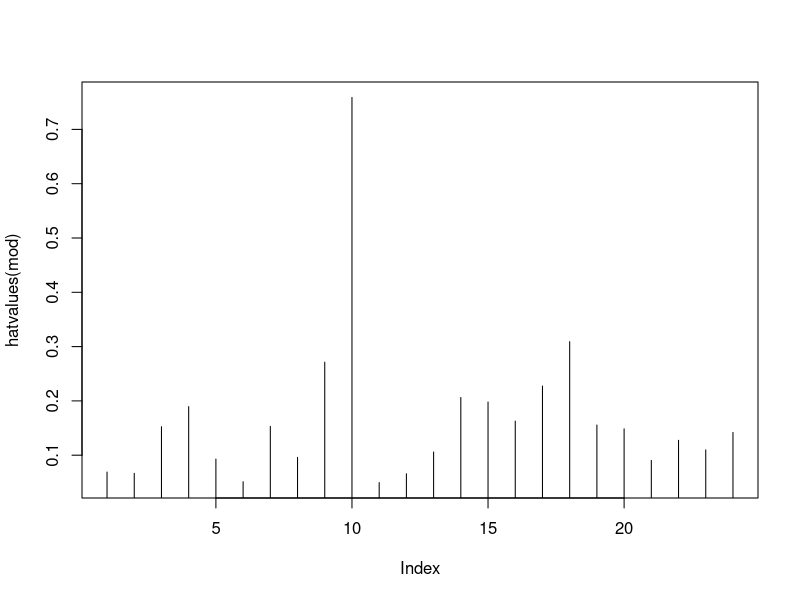
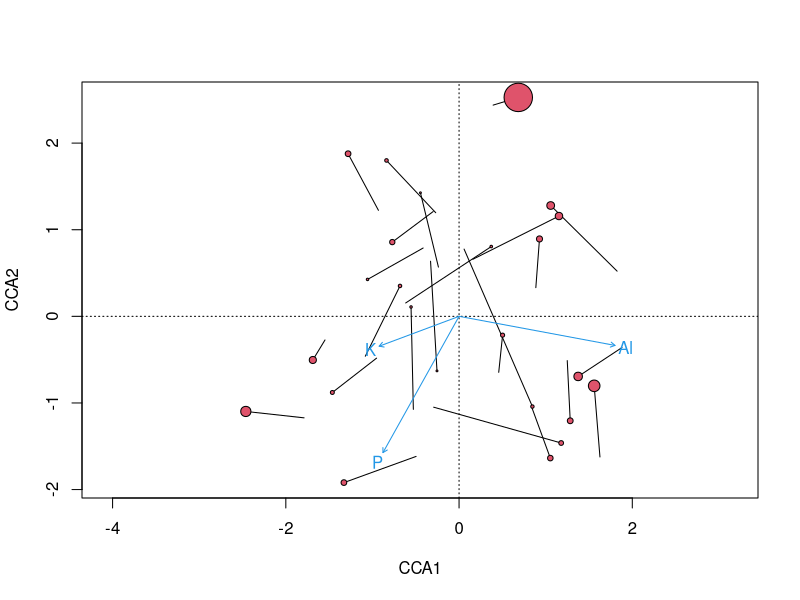

These figures' R source, in order:
getwd()
library(vegan)
library(grid)

# abund_table<-read.csv("./Data/RawData/SPE_pitlatrine.csv",row.names=1,check.names=FALSE)
# #Transpose the data to have sample names on rows
# abund_table<-t(abund_table)

# ### Example 2: Constrained ordination (RDA)
# ## The example uses formula interface to define the model
# data(dune)
# data(dune.env)
# ## No constraints: PCA
# mod0 <- rda(dune ~ 1, dune.env)
# mod0
# plot(mod0)
# ## All environmental variables: Full model
# mod1 <- rda(dune ~ ., dune.env)
# mod1
# plot(mod1)
# ## Automatic selection of variables by permutation P-values
# mod <- ordistep(mod0, scope=formula(mod1))
# mod
# plot(mod)
# ## Permutation test for all variables
# anova(mod)
# ## Permutation test of "type III" effects, or significance when a term
# ## is added to the model after all other terms
# anova(mod, by = "margin")
# ## Plot only sample plots, use different symbols and draw SD ellipses
# ## for Managemenet classes
# plot(mod, display = "sites", type = "n")
# with(dune.env, points(mod, disp = "si", pch = as.numeric(Management)))
# with(dune.env, legend("topleft", levels(Management), pch = 1:4,
#                       title = "Management"))
# with(dune.env, ordiellipse(mod, Management, label = TRUE))
# ## add fitted surface of diversity to the model
# ordisurf(mod, diversity(dune), add = TRUE)

data(varespec, varechem)
mod <- cca(varespec ~ Al + P + K, varechem)
summary(mod)
## leverage
hatvalues(mod)
plot(hatvalues(mod), type = "h")
## ordination plot with leverages: points with high leverage have
## similar LC and WA scores
plot(mod, type = "n")
ordispider(mod)       # segment from LC to WA scores
points(mod, dis="si", cex=5*hatvalues(mod), pch=21, bg=2) # WA scores
text(mod, dis="bp", col=4)
## deviation and influence
head(rstandard(mod))
head(cooks.distance(mod))
## Influence measures from lm
y <- decostand(varespec, "chi.square") # needed in cca
y1 <- with(y, Cladstel)         # take one species for lm
lmod1 <- lm(y1 ~ Al + P + K, varechem, weights = rowSums(varespec))
## numerically identical within 2e-15
range(cooks.distance(lmod1) - cooks.distance(mod)[, "Cladstel"])
## t-values of regression coefficients based on type = "canoco"
## residuals
coef(mod)
coef(mod)/sqrt(diag(vcov(mod, type = "canoco")))
